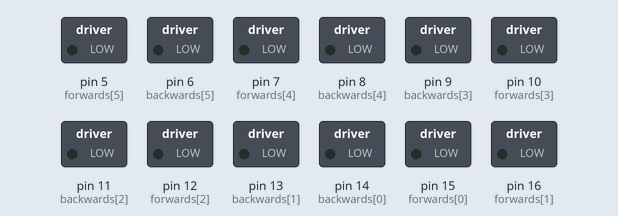
This sketch was run on a simulated Arduino Uno, built with avr-gcc and run on an emulated ATmega328P. Shown: switched loads named in the sketch (green lamp = pin HIGH).

Above: at 1.3 s.
At 3.2 s:
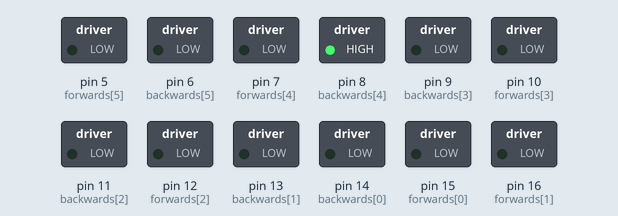
At 7.0 s:
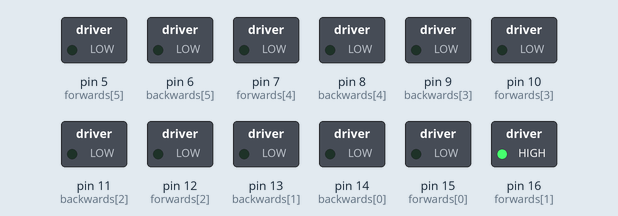
At 8.3 s:
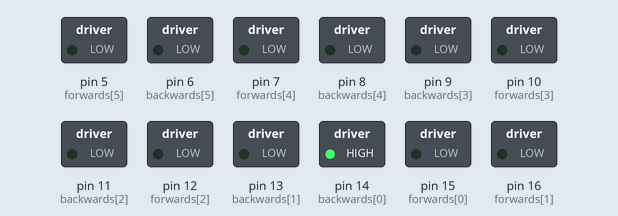
At 9.6 s:
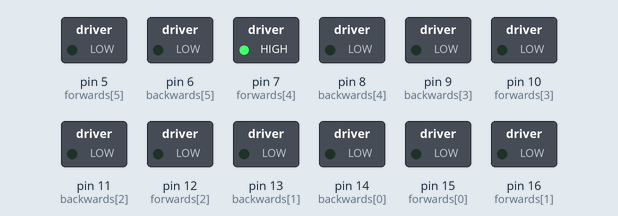
Timing chart, 0 to 11.0 s (numbered marks = the images above):
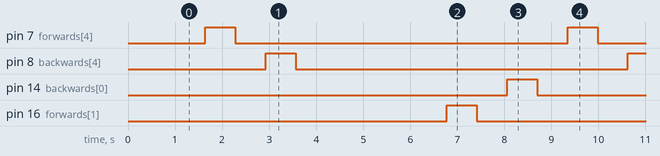

Measured:
- by itself, pin 7 (forwards[4]), pin 8 (backwards[4]), pin 14 (backwards[0]), pin 16 (forwards[1]): alternates HIGH for 0.64 s and LOW for 7.1 s

The sketch:

PWMTest.ino
```cpp
// Motor Pins
// Motor 1 | PA2 PA1 | 15 14
// Motor 2 | PA3 PC3 | 16 13
// Motor 3 | PC2 PC1 | 12 11
// Motor 4 | PC0 PB0 | 10 9
// Motor 5 | PB1 PB2 | 8 7
// Motor 6 | PB3 PB4 | 6 5

volatile uint8_t current_motor;
uint8_t forwards[] = {15,16,12,10,7,5};
uint8_t backwards[] = {14,13,11,9,8,6};
uint8_t pins[] = {7,8.9,10,11,16};

void setup() {
  // Set all motor pins as outputs
  for (int i=0; i < 6; i++){
    pinMode(backwards[i],OUTPUT);
    pinMode(forwards[i],OUTPUT);
  }
  delay(1000);

}

void loop() {
    int pwm,pin;
    for (pin=0; pin<6; pin++){
      for (pwm=0; pwm<256; pwm++){
        analogWrite(pins[pin], pwm);
        delay(5);
      }
      digitalWrite(pins[pin],0);
    }


}

// Pulls all the motor outputs low to turn them off
void disable_motors(){
  for (int i=0; i < 6; i++){
    digitalWrite(forwards[i],0);
    digitalWrite(backwards[i],0);
  }
}

void enable_motors(bool dir){
  if (dir){
    for (int i=0; i < 6; i++){
    digitalWrite(forwards[i],1);
    digitalWrite(backwards[i],0);
  }
  } else {
    for (int i=0; i < 6; i++){
    digitalWrite(forwards[i],0);
    digitalWrite(backwards[i],1);
  }
  }
}
```
